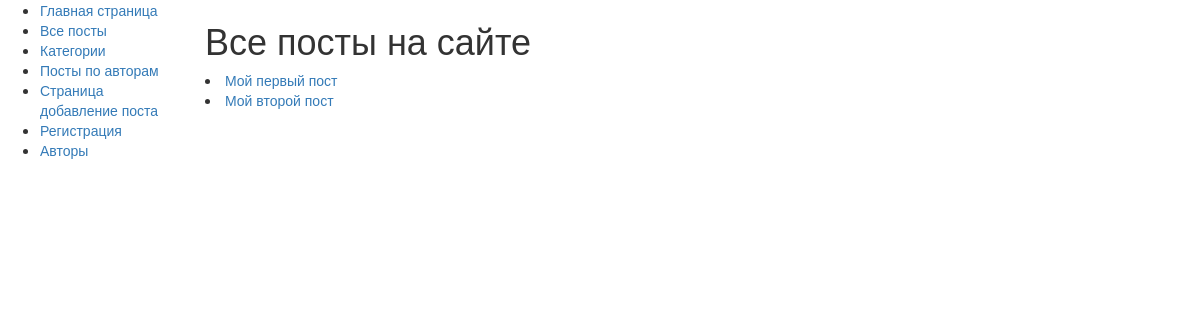
The page /posts/all_posts/ on the database as committed earlier.
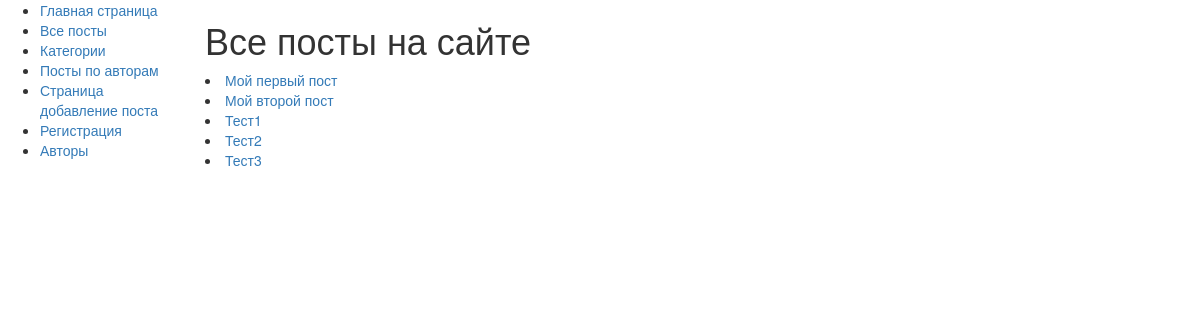
The same page on the database as committed later.
### posts/models.py (models this page shows, shortened)
class Post(models.Model):
    heading = models.CharField(max_length=40)
    text = models.TextField(null=True)
    date = models.DateTimeField(auto_now_add=True)
    vote = models.IntegerField(default=0, editable=False)
    author = models.ForeignKey("Author", on_delete=models.CASCADE, null=True)
    category = models.ForeignKey("Category", on_delete=models.CASCADE, null=True)

### posts/views.py (the view)
# urls.py: path('all_posts/', views.all_posts, name='all_posts'),
def all_posts(request):
    posts = Post.objects.all()
    return render(request, 'posts/all_posts.html', {"posts": posts})

### posts/templates/posts/all_posts.html
{% extends "posts/base.html" %}
{% block content%}
	<h1>Все посты на сайте</h1>
	{% for post in posts %}
		<li><a href="{% url 'cur_post' post.id %}">{{ post.heading }}</a></li>
	{% endfor %}
{% endblock %}

Rows that differ between the two databases and show on the page:
added Post: heading "Тест1"
added Post: heading "Тест2"
added Post: heading "Тест3"
